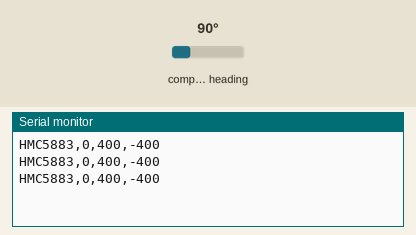
This sketch was run on a simulated Arduino Mega 2560, built with avr-gcc and run on an emulated ATmega2560. Shown: the last lines printed to the serial monitor. Wiring (inferred from the names in the program): HMC5883L compass at I2C address 0x1E. The test bench sets the inputs (shaded band); at power-on: compass heading 90°.

Above: at 1.3 s.
1.4 s: compass heading set to 7°
At 2.0 s:
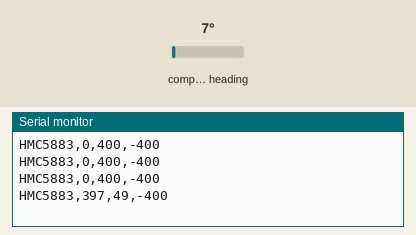
2.9 s: compass heading set to 180°
At 3.5 s:
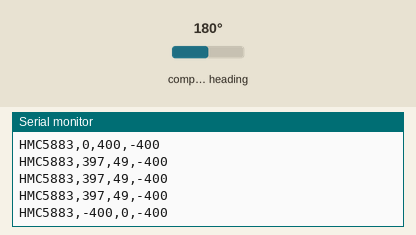
Timing chart, 0 to 5.9 s (numbered marks = the images above; inputs shaded):
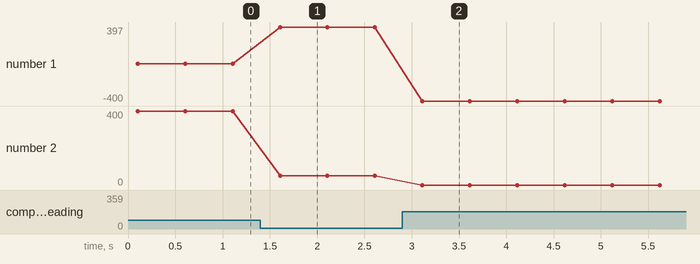

Measured:
- after the input at 1.4 s, the serial monitor: prints a new line after 0.21 s (image 1)
- after the input at 2.9 s, the serial monitor: prints a new line after 0.21 s (image 2)
- plotted number 1: 0 → 397 after the input at 1.4 s
- plotted number 2: 400 → 49 after the input at 1.4 s

The sketch:

HMC5883.ino
```cpp
#include <Wire.h>

#define Addr 0x1E               // 7-bit address of HMC5883 compass
#define FUNK        // Ausgabe über Funkmodem
#define USB        // Ausgabe über USB

void setup() {
#ifdef USB
  Serial.begin(9600);
#endif

#ifdef FUNK
  Serial1.begin(9600);
#endif

  delay(100);                   // Power up delay
  Wire.begin();

  // Set operating mode to continuous
  Wire.beginTransmission(Addr);
  Wire.write(byte(0x02));
  Wire.write(byte(0x00));
  Wire.endTransmission();
}

void loop() {
 String Tele_str = "";
 Tele_str = HMC5883();

#ifdef USB
 Serial.println(Tele_str);
#endif

#ifdef FUNK
 Serial1.println(Tele_str);
#endif

  delay(500);
}

String HMC5883()
{
 String str = "";
 char s[20];
 int x, y, z;

  // Initiate communications with compass
 Wire.beginTransmission(Addr);
 Wire.write(byte(0x03));       // Send request to X MSB register
 Wire.endTransmission();

 Wire.requestFrom(Addr, 6);    // Request 6 bytes; 2 bytes per axis
 if(Wire.available() <=6) {    // If 6 bytes available
   x = Wire.read() << 8 | Wire.read();
   z = Wire.read() << 8 | Wire.read();
   y = Wire.read() << 8 | Wire.read();
 }

 str = "HMC5883,";
 str += String(x) + "," + String(y) + "," + String(z) ;
 return str;
}
```
